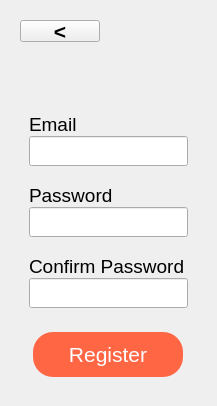
      <widget class="QWidget" name="customerRegisterPage">
       <layout class="QVBoxLayout" name="verticalLayout_34">
        <item alignment="Qt::AlignLeft">
         <widget class="QFrame" name="frame_11">
          <property name="minimumSize">
           <size>
            <width>0</width>
            <height>40</height>
           </size>
          </property>
          <property name="maximumSize">
           <size>
            <width>16777215</width>
            <height>40</height>
           </size>
          </property>
          <property name="frameShape">
           <enum>QFrame::NoFrame</enum>
          </property>
          <property name="frameShadow">
           <enum>QFrame::Raised</enum>
          </property>
          <layout class="QVBoxLayout" name="verticalLayout_25">
           <item>
            <widget class="QPushButton" name="RegisterBack_pushButton_2">
             <property name="font">
              <font>
               <family>Helvetica</family>
               <pointsize>16</pointsize>
               <weight>75</weight>
               <bold>true</bold>
              </font>
             </property>
             <property name="styleSheet">
              <string notr="true">QPushButton {
	border:0xp;
	color: rgb(0, 0, 0);
}

QPushButton:hover {
	color: rgb(76, 175, 255);
}

QPushButton:pressed {
	color: rgb(50, 138, 224);
}</string>
             </property>
             <property name="text">
              <string>&lt;</string>
             </property>
            </widget>
           </item>
          </layout>
         </widget>
        </item>
        <item>
         <widget class="QFrame" name="frame_23">
          <property name="styleSheet">
           <string notr="true">color: rgb(0, 0, 0);</string>
          </property>
          <property name="frameShape">
           <enum>QFrame::NoFrame</enum>
          </property>
          <property name="frameShadow">
           <enum>QFrame::Raised</enum>
          </property>
          <layout class="QVBoxLayout" name="verticalLayout_26" stretch="1,10,2">
           <item alignment="Qt::AlignHCenter">
            <widget class="QFrame" name="frame_24">
             <property name="frameShape">
              <enum>QFrame::NoFrame</enum>
             </property>
             <property name="frameShadow">
              <enum>QFrame::Raised</enum>
             </property>
             <layout class="QVBoxLayout" name="verticalLayout_27">
              <item>
               <widget class="QLabel" name="label_13">
                <property name="maximumSize">
                 <size>
                  <width>140</width>
                  <height>35</height>
                 </size>
                </property>
                <property name="text">
                 <string/>
                </property>
                <property name="pixmap">
                 <pixmap>../Resources/Icons/XPACE_LOGO.png</pixmap>
                </property>
                <property name="scaledContents">
                 <bool>true</bool>
                </property>
               </widget>
              </item>
             </layout>
            </widget>
           </item>
           <item>
            <widget class="QFrame" name="frame_25">
             <property name="font">
              <font>
               <pointsize>16</pointsize>
              </font>
             </property>
             <property name="frameShape">
              <enum>QFrame::NoFrame</enum>
             </property>
             <property name="frameShadow">
              <enum>QFrame::Raised</enum>
             </property>
             <layout class="QVBoxLayout" name="verticalLayout_28">
              <property name="spacing">
               <number>0</number>
              </property>
              <property name="leftMargin">
               <number>0</number>
              </property>
              <property name="topMargin">
               <number>0</number>
              </property>
              <property name="rightMargin">
               <number>0</number>
              </property>
              <property name="bottomMargin">
               <number>0</number>
              </property>
              <item>
               <widget class="QFrame" name="frame_26">
                <property name="frameShape">
                 <enum>QFrame::NoFrame</enum>
                </property>
                <property name="frameShadow">
                 <enum>QFrame::Raised</enum>
                </property>
                <layout class="QVBoxLayout" name="verticalLayout_29">
                 <property name="spacing">
                  <number>0</number>
                 </property>
                 <item>
                  <widget class="QLabel" name="label_14">
                   <property name="font">
                    <font>
                     <family>Helvetica</family>
                     <pointsize>14</pointsize>
                    </font>
                   </property>
                   <property name="text">
                    <string>Email</string>
                   </property>
                  </widget>
                 </item>
                 <item>
                  <widget class="QLineEdit" name="customerEmail_lineEdit">
                   <property name="minimumSize">
                    <size>
                     <width>0</width>
                     <height>30</height>
                    </size>
                   </property>
                   <property name="font">
                    <font>
                     <family>Helvetica</family>
                    </font>
                   </property>
                  </widget>
                 </item>
                </layout>
               </widget>
              </item>
              <item>
               <widget class="QFrame" name="frame_27">
                <property name="frameShape">
                 <enum>QFrame::NoFrame</enum>
                </property>
                <property name="frameShadow">
                 <enum>QFrame::Raised</enum>
                </property>
                <layout class="QVBoxLayout" name="verticalLayout_30">
                 <property name="spacing">
                  <number>0</number>
                 </property>
                 <item>
                  <widget class="QLabel" name="label_15">
                   <property name="font">
                    <font>
                     <family>Helvetica</family>
                     <pointsize>14</pointsize>
                    </font>
                   </property>
                   <property name="text">
                    <string>Password</string>
                   </property>
                  </widget>
                 </item>
                 <item>
                  <widget class="QLineEdit" name="CustomerPassword_lineEdit">
                   <property name="minimumSize">
                    <size>
                     <width>0</width>
                     <height>30</height>
                    </size>
                   </property>
                   <property name="font">
                    <font>
                     <family>Helvetica</family>
                     <pointsize>13</pointsize>
                    </font>
                   </property>
                   <property name="echoMode">
                    <enum>QLineEdit::Password</enum>
                   </property>
                  </widget>
                 </item>
                </layout>
               </widget>
              </item>
              <item>
               <widget class="QFrame" name="frame_28">
                <property name="frameShape">
                 <enum>QFrame::NoFrame</enum>
                </property>
                <property name="frameShadow">
                 <enum>QFrame::Raised</enum>
                </property>
                <layout class="QVBoxLayout" name="verticalLayout_31">
                 <property name="spacing">
                  <number>0</number>
                 </property>
                 <item>
                  <widget class="QLabel" name="label_16">
                   <property name="font">
                    <font>
                     <family>Helvetica</family>
                     <pointsize>14</pointsize>
                    </font>
                   </property>
                   <property name="text">
                    <string>Confirm Password</string>
                   </property>
                  </widget>
                 </item>
                 <item>
                  <widget class="QLineEdit" name="CustomerConfirmPassword_lineEdit">
                   <property name="minimumSize">
                    <size>
                     <width>0</width>
                     <height>30</height>
                    </size>
                   </property>
                   <property name="font">
                    <font>
                     <family>Helvetica</family>
                    </font>
                   </property>
                   <property name="echoMode">
                    <enum>QLineEdit::Password</enum>
                   </property>
                  </widget>
                 </item>
                </layout>
               </widget>
              </item>
             </layout>
            </widget>
           </item>
           <item alignment="Qt::AlignHCenter">
            <widget class="QFrame" name="frame_30">
             <property name="frameShape">
              <enum>QFrame::NoFrame</enum>
             </property>
             <property name="frameShadow">
              <enum>QFrame::Raised</enum>
             </property>
             <layout class="QVBoxLayout" name="verticalLayout_33">
              <item>
               <widget class="QPushButton" name="customerContinueRegister_pushButton">
                <property name="minimumSize">
                 <size>
                  <width>150</width>
                  <height>45</height>
                 </size>
                </property>
                <property name="maximumSize">
                 <size>
                  <width>152</width>
                  <height>47</height>
                 </size>
                </property>
                <property name="font">
                 <font>
                  <family>Helvetica</family>
                  <pointsize>16</pointsize>
                 </font>
                </property>
                <property name="styleSheet">
                 <string notr="true">QPushButton {
	color: rgb(254, 253, 255);
	background-color: #FF6644;
	border-radius: 20px;
}

QPushButton:hover {
	background-color: rgb(255, 128, 88);
}

QPushButton:pressed {
	background-color: rgb(225, 91, 61);
}</string>
                </property>
                <property name="text">
                 <string>Register</string>
                </property>
               </widget>
              </item>
             </layout>
            </widget>
           </item>
          </layout>
         </widget>
        </item>
       </layout>
      </widget>
